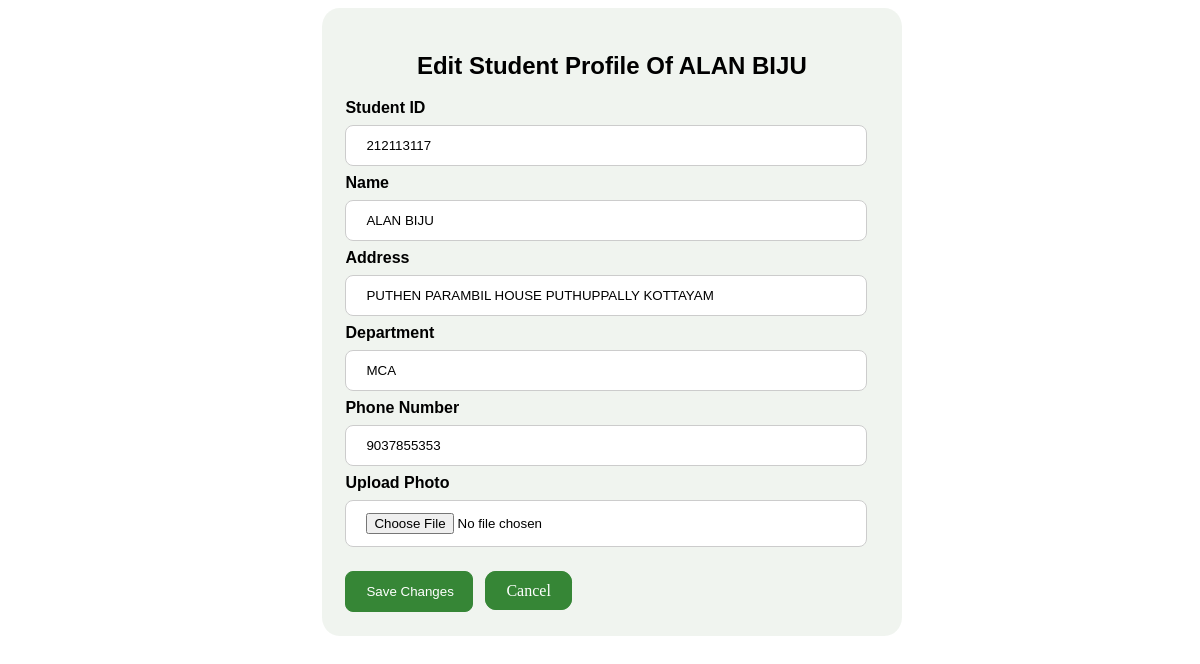
The app's page /students/edit/212113117/ with its own data.
### main/models.py (models this page shows, shortened)
class Student(models.Model):
    student_id = models.CharField(max_length=10, unique=True)
    name = models.CharField(max_length=100)
    address = models.TextField()
    department = models.CharField(max_length=50)
    phone_number = models.CharField(max_length=15)
    photo = models.ImageField(upload_to='uploads/', default='uploads/default_photo.jpg')

### main/views.py (the view)
# urls.py: path('students/edit/<str:student_id>/', views.edit_student, name='edit_student'),
def edit_student(request, student_id):
    student = get_object_or_404(Student, student_id=student_id)
    if request.method == "POST":
        form = StudentForm(request.POST, request.FILES, instance=student)
        if form.is_valid():
            form.save()
            return redirect('view_students')  # Redirect to the student list page
    else:
        form = StudentForm(instance=student)
    return render(request, 'edit_student.html', {'form': form, 'student': student})

### main/forms.py
class StudentForm(forms.ModelForm):
    class Meta:
        model = Student
        fields = ['student_id', 'name', 'address', 'department', 'phone_number', 'photo']

### main/templates/edit_student.html (shortened to what this page needs)
<!DOCTYPE html>
<html lang="en">
<head>
</head>
<body>
    <div class="box">
        <h2>Edit Student Profile Of {{ student.name }}</h2>
        <form method="POST" enctype="multipart/form-data">
            <label for="student_id">Student ID</label>
            <input type="text" name="student_id" id="student_id" value="{{ student.student_id }}" placeholder="Enter the student ID" readonly>
            <label for="name">Name</label>
            <input type="text" name="name" id="name" value="{{ student.name }}" placeholder="Enter the student name">
            <label for="address">Address</label>
            <input type="text" name="address" id="address" value="{{ student.address }}" placeholder="Enter the student address">
            <label for="department">Department</label>
            <input type="text" name="department" id="department" value="{{ student.department }}" placeholder="Enter the student department">
            <label for="phone_number">Phone Number</label>
            <input type="text" name="phone_number" id="phone_number" value="{{ student.phone_number }}" placeholder="Enter the student phone number">
            <label for="photo">Upload Photo</label>
            <input type="file" name="photo" id="photo" >
            <input type="submit" value="Save Changes">
            <a href="{% url 'view_students' %}" class="view">Cancel</a>
        </form>
    </div>
</body>
</html>

### main/templates/edit_student.html (style rules this page uses)
body { background-image: url('https://img.freepik.com/free-vector/hand-drawn-back-school-background_23-2149464866.jpg?t=st=1732520448~exp=1732524048~hmac=073bca5940224197da9a8a824a62578ceda72a95e8953c30d1857bb15d377794&w=740'); height: 100%; background-position: center; background-repeat: no-repeat; background-size: cover; }
.box { width: 45%; height: auto; margin-left: 26.5%; padding: 2%; border-radius: 3%; background: rgba(89, 131, 83, 0.09); backdrop-filter: blur(2px); }
h2 { text-align: center; font-family: 'Franklin Gothic Medium', 'Arial Narrow', Arial, sans-serif; }
input[type="text"], input[type="file"] { width: 90%; border-radius: 0.5rem; padding: 12px 20px; margin: 8px 0; display: inline-block; border: 1px solid #ccc; }
input[type="file"] { width: 90%; border-radius: 0.5rem; padding: 12px 20px; margin: 8px 0; display: inline-block; border: 1px solid #ccc; background-color: white; }
input::placeholder { font-family: 'Franklin Gothic Medium', 'Arial Narrow', Arial, sans-serif; }
label { font-family: 'Franklin Gothic Medium', 'Arial Narrow', Arial, sans-serif; font-weight: 600; display: block; }
input[type="submit"], button.view { margin-top: 1rem; width: 8rem; border-radius: 0.5rem; padding: 12px 20px; background-color: rgb(54, 134, 54); border: 1px solid rgb(54, 134, 54); color: white; cursor: pointer; }
.view { margin-left: 0.5rem; width: 7rem; border-radius: 0.7rem; padding: 10px 20px; background-color: rgb(54, 134, 54); border: 1px solid rgb(54, 134, 54); color: white; text-decoration: none; }

### records on screen
Student: name "ALAN BIJU", student_id "212113117", address "PUTHEN PARAMBIL HOUSE PUTHUPPALLY KOTTAYAM", department "MCA", phone_number "9037855353"
